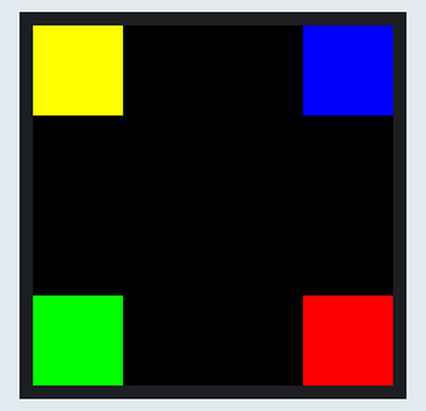
A program run on a simulated ESP32 board running MicroPython. Shown: 240×240 colour display. Library files of the repository ran but are not shown: st7789py.py; what the program prints to the serial console is not drawn. At 2.9 s the program stops and its outputs stay as they are.

Above: at 3.0 s.

The program:

corner_test.py
```python
"""Display smoke test for display.py -- MicroPython counterpart to
examples/corner_calibration/ (see that folder's README for the methodology
this borrows). Runs a full-screen color cycle, then pins one solid color to
each *physical* screen corner, pre-rotating each marker's sprite-space
position via display.to_physical() to compensate for this unit's verified
180 degree prism-viewing offset (see display.py's docstring -- same fix
examples/corner_calibration.ino applies for the C++ port). Kept as a
standalone re-runnable diagnostic -- run this again if the mount changes or
colors/corners ever look wrong.

On this board, `mpremote run <file>` hung after a watchdog reset (looked
like a raw-paste-mode / USB-passthrough interaction, not a MicroPython or
driver bug). What worked reliably instead:
    mpremote connect <port> fs cp st7789py.py display.py corner_test.py :
    mpremote connect <port> exec "exec(open('corner_test.py').read())"
"""

import time

import display
import st7789py as st7789


def color_cycle(d):
    for color in (st7789.RED, st7789.GREEN, st7789.BLUE, st7789.WHITE, st7789.BLACK):
        d.fill(color)
        time.sleep_ms(400)


def _physical_rect(d, px, py, size, color):
    """Fill a `size`x`size` square whose PHYSICAL top-left corner is (px, py)."""
    # to_physical is its own inverse (180 degree flip), so feeding it the
    # square's far corner in physical space gives the square's near corner
    # in sprite space -- that's the (x, y) fill_rect needs.
    sx, sy = display.to_physical(px + size - 1, py + size - 1)
    d.fill_rect(sx, sy, size, size, color)


def corner_test(d):
    d.fill(st7789.BLACK)
    marker = 60
    _physical_rect(d, 0, 0, marker, st7789.RED)
    _physical_rect(d, d.width - marker, 0, marker, st7789.GREEN)
    _physical_rect(d, 0, d.height - marker, marker, st7789.BLUE)
    _physical_rect(d, d.width - marker, d.height - marker, marker, st7789.YELLOW)


def main():
    d = display.init()
    color_cycle(d)
    corner_test(d)
    print(
        "display test done -- expect (physically) RED top-left, GREEN "
        "top-right, BLUE bottom-left, YELLOW bottom-right. If they're not, "
        "the 180 degree offset in display.py no longer matches this unit's "
        "mount -- see examples/corner_calibration/README.md."
    )


main()
```

display.py
```python
"""Display bring-up for the Waveshare ESP32-S3-LCD-1.3 board used in this
project (see CLAUDE.md sections 2-3 for hardware/pinout background).

Pins match the verified TFT_eSPI config in platformio.ini (same physical
board, C++ port):
    SPI:       SCLK=40  MOSI=41  CS=39  DC=38  RST=42
    Backlight: GPIO20, active HIGH

Uses machine.SPI (hardware SPI peripheral, not SoftSPI/bit-bang) at 80 MHz, matching the C++
port's LCD_PIXEL_CLOCK_HZ for this target so FPS numbers are comparable between builds. Drop
back to 40_000_000 if this proves unstable.

machine.SPI(2, ...) hangs this specific board on init (watchdog reset,
verified empirically against the real device -- v1.28.0,
ESP32_GENERIC_S3-SPIRAM_OCT firmware); SPI(1) works fine, so that is used
here instead. No MISO pin is wired (the display is write-only), so it is
left unset -- machine.SPI defaults it to an unused GPIO internally without
driving the actual display wiring.

Orientation fix, split between hardware and software -- same split src/render/display.cpp uses
on this identical hardware, and for the same reason: MADCTL with only the MX bit set (0x40),
plus BGR color order, is the clean, non-corrupted part (st7789py.py's custom_rotations
expresses this MX-only entry directly, since none of its four built-in presets is MX-only; it
ORs in the BGR bit itself when color_order=BGR). MX|MY (0xc0) or MY alone (0x80) instead
corrupt the image on this ST7789 variant (quadrants shuffled, not a clean rotation) -- matches
that C++ file's own finding on the same hardware ("combining both mirrors in hardware produced
a broken image on the S3 unit"). Verified on-device that MX alone, with NO software correction,
still leaves sprite-space coordinates landing on the wrong (diagonally opposite) physical
corner -- so unlike the C++ side (which only needs a per-pixel Y-remap on top of its hardware
MX), this driver's MX doesn't get all the way there by itself; the remaining correction is a
full 180-degree flip, applied cheaply (baked into existing per-pixel/per-shape drawing work, not
a separate pass) everywhere content is drawn -- render_points()/render_points_opaque()'s pixel
index, the proton marker's fb.ellipse() position, draw_text_scaled()'s glyph rotation, and
draw_scale_bar()'s line positions (see device_render_common.py). to_physical() below is that
same 180-degree flip for anything drawn directly (e.g. corner_test.py's markers).
"""

from machine import Pin, SPI
import st7789py as st7789

WIDTH = 240
HEIGHT = 240

PIN_SCLK = 40
PIN_MOSI = 41
PIN_CS = 39
PIN_DC = 38
PIN_RST = 42
PIN_BACKLIGHT = 20

SPI_BAUDRATE = 80_000_000

_MADCTL_MX = 0x40
_CUSTOM_ROTATIONS = ((_MADCTL_MX, WIDTH, HEIGHT, 0, 0, False),)


def to_physical(x, y):
    """Map a sprite-space (x, y) to the coordinate that lands in that physical spot on screen --
    the software half of this panel's orientation fix (see module docstring). Use this for
    anything drawn directly (e.g. corner_test.py's markers) rather than raw x/y; the shared
    render path (device_render_common.py) already applies the same flip internally.
    """
    return WIDTH - 1 - x, HEIGHT - 1 - y


def init():
    """Bring up SPI + backlight + the ST7789 driver. Returns the display."""
    backlight = Pin(PIN_BACKLIGHT, Pin.OUT)

    spi = SPI(
        1,
        baudrate=SPI_BAUDRATE,
        polarity=1,
        phase=1,
        sck=Pin(PIN_SCLK),
        mosi=Pin(PIN_MOSI),
    )

    return st7789.ST7789(
        spi,
        WIDTH,
        HEIGHT,
        reset=Pin(PIN_RST, Pin.OUT),
        dc=Pin(PIN_DC, Pin.OUT),
        cs=Pin(PIN_CS, Pin.OUT),
        backlight=backlight,
        color_order=st7789.BGR,
        custom_rotations=_CUSTOM_ROTATIONS,
    )
```
